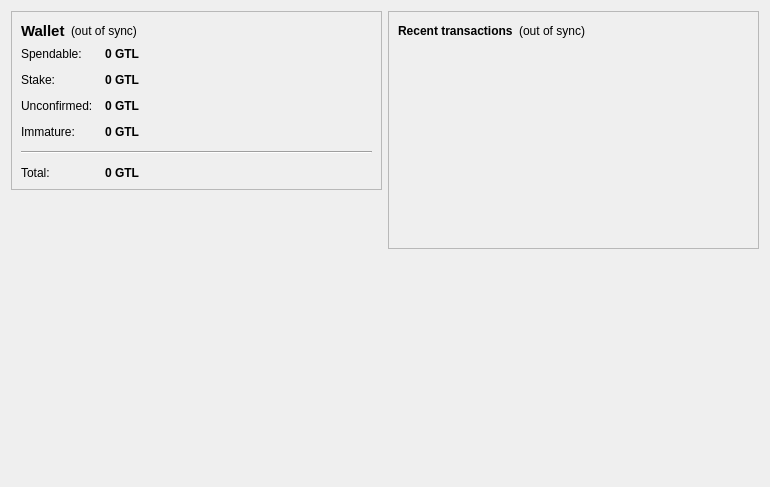
<?xml version="1.0" encoding="UTF-8"?>
<ui version="4.0">
 <class>OverviewPage</class>
 <widget class="QWidget" name="OverviewPage">
  <property name="geometry">
   <rect>
    <x>0</x>
    <y>0</y>
    <width>770</width>
    <height>487</height>
   </rect>
  </property>
  <property name="windowTitle">
   <string>Form</string>
  </property>
  <layout class="QHBoxLayout" name="horizontalLayout" stretch="1,1">
   <item>
    <layout class="QVBoxLayout" name="verticalLayout_2">
     <item>
      <widget class="QFrame" name="frame">
       <property name="frameShape">
        <enum>QFrame::StyledPanel</enum>
       </property>
       <property name="frameShadow">
        <enum>QFrame::Raised</enum>
       </property>
       <layout class="QVBoxLayout" name="verticalLayout_4">
        <item>
         <layout class="QHBoxLayout" name="horizontalLayout_4">
          <item>
           <widget class="QLabel" name="label_5">
            <property name="font">
             <font>
              <pointsize>11</pointsize>
              <weight>75</weight>
              <bold>true</bold>
             </font>
            </property>
            <property name="text">
             <string>Wallet</string>
            </property>
           </widget>
          </item>
          <item>
           <widget class="QLabel" name="labelWalletStatus">
            <property name="toolTip">
             <string>The displayed information may be out of date. Your wallet automatically synchronizes with the grantline network after a connection is established, but this process has not completed yet.</string>
            </property>
            <property name="styleSheet">
             <string notr="true"/>
            </property>
            <property name="text">
             <string notr="true">(out of sync)</string>
            </property>
            <property name="alignment">
             <set>Qt::AlignLeading|Qt::AlignLeft|Qt::AlignVCenter</set>
            </property>
           </widget>
          </item>
          <item>
           <spacer name="horizontalSpacer_2">
            <property name="orientation">
             <enum>Qt::Horizontal</enum>
            </property>
            <property name="sizeHint" stdset="0">
             <size>
              <width>40</width>
              <height>20</height>
             </size>
            </property>
           </spacer>
          </item>
         </layout>
        </item>
        <item>
         <layout class="QFormLayout" name="formLayout_2">
          <property name="fieldGrowthPolicy">
           <enum>QFormLayout::AllNonFixedFieldsGrow</enum>
          </property>
          <property name="horizontalSpacing">
           <number>12</number>
          </property>
          <property name="verticalSpacing">
           <number>12</number>
          </property>
          <item row="0" column="0">
           <widget class="QLabel" name="label">
            <property name="text">
             <string>Spendable:</string>
            </property>
           </widget>
          </item>
          <item row="0" column="1">
           <widget class="QLabel" name="labelBalance">
            <property name="font">
             <font>
              <weight>75</weight>
              <bold>true</bold>
             </font>
            </property>
            <property name="cursor">
             <cursorShape>IBeamCursor</cursorShape>
            </property>
            <property name="toolTip">
             <string>Your current spendable balance</string>
            </property>
            <property name="text">
             <string notr="true">0 GTL</string>
            </property>
            <property name="textInteractionFlags">
             <set>Qt::LinksAccessibleByMouse|Qt::TextSelectableByKeyboard|Qt::TextSelectableByMouse</set>
            </property>
           </widget>
          </item>
          <item row="1" column="0">
           <widget class="QLabel" name="label_6">
            <property name="text">
             <string>Stake:</string>
            </property>
           </widget>
          </item>
          <item row="1" column="1">
           <widget class="QLabel" name="labelStake">
            <property name="font">
             <font>
              <weight>75</weight>
              <bold>true</bold>
             </font>
            </property>
            <property name="cursor">
             <cursorShape>IBeamCursor</cursorShape>
            </property>
            <property name="toolTip">
             <string>Total of coins that was staked, and do not yet count toward the current balance</string>
            </property>
            <property name="text">
             <string notr="true">0 GTL</string>
            </property>
            <property name="textInteractionFlags">
             <set>Qt::LinksAccessibleByMouse|Qt::TextSelectableByKeyboard|Qt::TextSelectableByMouse</set>
            </property>
           </widget>
          </item>
          <item row="2" column="0">
           <widget class="QLabel" name="label_3">
            <property name="text">
             <string>Unconfirmed:</string>
            </property>
           </widget>
          </item>
          <item row="2" column="1">
           <widget class="QLabel" name="labelUnconfirmed">
            <property name="font">
             <font>
              <weight>75</weight>
              <bold>true</bold>
             </font>
            </property>
            <property name="cursor">
             <cursorShape>IBeamCursor</cursorShape>
            </property>
            <property name="toolTip">
             <string>Total of transactions that have yet to be confirmed, and do not yet count toward the current balance</string>
            </property>
            <property name="text">
             <string notr="true">0 GTL</string>
            </property>
            <property name="textInteractionFlags">
             <set>Qt::LinksAccessibleByMouse|Qt::TextSelectableByKeyboard|Qt::TextSelectableByMouse</set>
            </property>
           </widget>
          </item>
          <item row="3" column="0">
           <widget class="QLabel" name="labelImmatureText">
            <property name="text">
             <string>Immature:</string>
            </property>
           </widget>
          </item>
          <item row="3" column="1">
           <widget class="QLabel" name="labelImmature">
            <property name="font">
             <font>
              <weight>75</weight>
              <bold>true</bold>
             </font>
            </property>
            <property name="toolTip">
             <string>Mined balance that has not yet matured</string>
            </property>
            <property name="text">
             <string notr="true">0 GTL</string>
            </property>
            <property name="textInteractionFlags">
             <set>Qt::LinksAccessibleByMouse|Qt::TextSelectableByKeyboard|Qt::TextSelectableByMouse</set>
            </property>
           </widget>
          </item>
          <item row="4" column="0" colspan="2">
           <widget class="Line" name="line">
            <property name="orientation">
             <enum>Qt::Horizontal</enum>
            </property>
           </widget>
          </item>
          <item row="5" column="0">
           <widget class="QLabel" name="labelTotalText">
            <property name="text">
             <string>Total:</string>
            </property>
           </widget>
          </item>
          <item row="5" column="1">
           <widget class="QLabel" name="labelTotal">
            <property name="font">
             <font>
              <weight>75</weight>
              <bold>true</bold>
             </font>
            </property>
            <property name="cursor">
             <cursorShape>IBeamCursor</cursorShape>
            </property>
            <property name="toolTip">
             <string>Your current total balance</string>
            </property>
            <property name="text">
             <string notr="true">0 GTL</string>
            </property>
            <property name="textInteractionFlags">
             <set>Qt::LinksAccessibleByMouse|Qt::TextSelectableByKeyboard|Qt::TextSelectableByMouse</set>
            </property>
           </widget>
          </item>
         </layout>
        </item>
       </layout>
      </widget>
     </item>
     <item>
      <spacer name="verticalSpacer">
       <property name="orientation">
        <enum>Qt::Vertical</enum>
       </property>
       <property name="sizeHint" stdset="0">
        <size>
         <width>20</width>
         <height>40</height>
        </size>
       </property>
      </spacer>
     </item>
     <item>
      <widget class="QLabel" name="label_2">
       <property name="autoFillBackground">
        <bool>true</bool>
       </property>
       <property name="text">
        <string/>
       </property>
       <property name="pixmap">
        <pixmap resource="../bitcoin.qrc">:/icons/mastbg</pixmap>
       </property>
       <property name="scaledContents">
        <bool>false</bool>
       </property>
       <property name="alignment">
        <set>Qt::AlignCenter</set>
       </property>
       <property name="margin">
        <number>0</number>
       </property>
      </widget>
     </item>
    </layout>
   </item>
   <item>
    <layout class="QVBoxLayout" name="verticalLayout_3">
     <item>
      <widget class="QFrame" name="frame_2">
       <property name="frameShape">
        <enum>QFrame::StyledPanel</enum>
       </property>
       <property name="frameShadow">
        <enum>QFrame::Raised</enum>
       </property>
       <layout class="QVBoxLayout" name="verticalLayout">
        <item>
         <layout class="QHBoxLayout" name="horizontalLayout_2">
          <item>
           <widget class="QLabel" name="label_4">
            <property name="text">
             <string>&lt;b&gt;Recent transactions&lt;/b&gt;</string>
            </property>
           </widget>
          </item>
          <item>
           <widget class="QLabel" name="labelTransactionsStatus">
            <property name="toolTip">
             <string>The displayed information may be out of date. Your wallet automatically synchronizes with the grantline network after a connection is established, but this process has not completed yet.</string>
            </property>
            <property name="styleSheet">
             <string notr="true"/>
            </property>
            <property name="text">
             <string notr="true">(out of sync)</string>
            </property>
            <property name="alignment">
             <set>Qt::AlignRight|Qt::AlignTrailing|Qt::AlignVCenter</set>
            </property>
           </widget>
          </item>
          <item>
           <spacer name="horizontalSpacer">
            <property name="orientation">
             <enum>Qt::Horizontal</enum>
            </property>
            <property name="sizeHint" stdset="0">
             <size>
              <width>40</width>
              <height>20</height>
             </size>
            </property>
           </spacer>
          </item>
         </layout>
        </item>
        <item>
         <widget class="QListView" name="listTransactions">
          <property name="styleSheet">
           <string notr="true">QListView { background: transparent; }</string>
          </property>
          <property name="frameShape">
           <enum>QFrame::NoFrame</enum>
          </property>
          <property name="verticalScrollBarPolicy">
           <enum>Qt::ScrollBarAlwaysOff</enum>
          </property>
          <property name="horizontalScrollBarPolicy">
           <enum>Qt::ScrollBarAlwaysOff</enum>
          </property>
          <property name="selectionMode">
           <enum>QAbstractItemView::NoSelection</enum>
          </property>
         </widget>
        </item>
       </layout>
      </widget>
     </item>
     <item>
      <spacer name="verticalSpacer_2">
       <property name="orientation">
        <enum>Qt::Vertical</enum>
       </property>
       <property name="sizeHint" stdset="0">
        <size>
         <width>20</width>
         <height>40</height>
        </size>
       </property>
      </spacer>
     </item>
    </layout>
   </item>
  </layout>
 </widget>
 <resources>
  <include location="../bitcoin.qrc"/>
 </resources>
 <connections/>
</ui>
